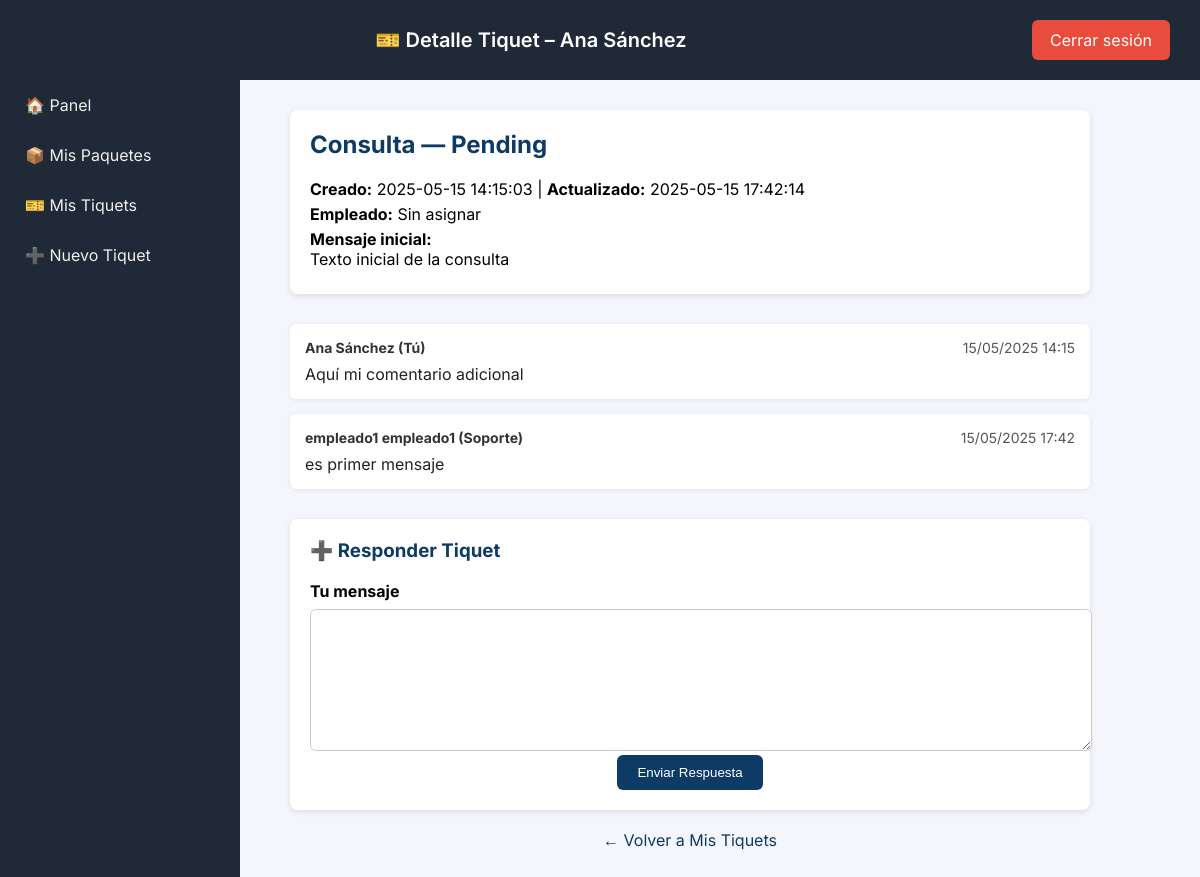
The app's page /area-clientes/client/ticket_detail.php?id=26 (signed in) with its own data.
### tables this page shows
CREATE TABLE `client` (
  `client_id` int NOT NULL AUTO_INCREMENT,
  `name` varchar(100) NOT NULL,
  `surname` varchar(100) NOT NULL,
  `email` varchar(100) NOT NULL,
  `password_hash` varchar(255) NOT NULL,
  `phone` varchar(20) DEFAULT NULL,
  `rolID` int DEFAULT NULL,
  `townID` int DEFAULT NULL,
  `gender` enum('Male','Female','Other') DEFAULT NULL,
  `profile_picture` varchar(255) DEFAULT NULL,
  `status` enum('Active','Inactive') NOT NULL DEFAULT 'Active',
  `created_at` timestamp NULL DEFAULT CURRENT_TIMESTAMP,
  `updated_at` timestamp NULL DEFAULT CURRENT_TIMESTAMP ON UPDATE CURRENT_TIMESTAMP,
  `isactive` tinyint(1) DEFAULT '1',
  `last_login` timestamp NULL DEFAULT NULL,
  PRIMARY KEY (`client_id`),
  UNIQUE KEY `email` (`email`),
  KEY `rolID` (`rolID`),
  KEY `townID` (`townID`),
  CONSTRAINT `client_ibfk_1` FOREIGN KEY (`rolID`) REFERENCES `rol` (`rolID`) ON DELETE SET NULL,
  CONSTRAINT `client_ibfk_2` FOREIGN KEY (`townID`) REFERENCES `location` (`townID`) ON DELETE SET NULL
);

CREATE TABLE `ticket` (
  `ticketID` int NOT NULL AUTO_INCREMENT,
  `client_id` int NOT NULL,
  `employee_id` int DEFAULT NULL,
  `packageID` int DEFAULT NULL,
  `status` enum('Resolved','Pending','In Progress') NOT NULL DEFAULT 'Pending',
  `categoria` enum('Incidencias','Reclamaciones','Consulta','Info') NOT NULL DEFAULT 'Incidencias',
  `message` text,
  `created_at` timestamp NULL DEFAULT CURRENT_TIMESTAMP,
  `updated_at` timestamp NULL DEFAULT CURRENT_TIMESTAMP ON UPDATE CURRENT_TIMESTAMP,
  PRIMARY KEY (`ticketID`),
  KEY `client_id` (`client_id`),
  KEY `employee_id` (`employee_id`),
  KEY `packageID` (`packageID`),
  KEY `idx_ticket_pending_created` (`status`,`created_at`),
  KEY `idx_ticket_upd_desc` (`status`,`updated_at`),
  KEY `idx_ticket_client_inprog` (`status`,`updated_at`),
  KEY `idx_ticket_client_pending` (`status`,`created_at`),
  KEY `idx_ticket_client_resolved` (`status`,`updated_at`),
  CONSTRAINT `ticket_ibfk_1` FOREIGN KEY (`client_id`) REFERENCES `client` (`client_id`) ON DELETE CASCADE,
  CONSTRAINT `ticket_ibfk_2` FOREIGN KEY (`employee_id`) REFERENCES `employee` (`employee_id`) ON DELETE CASCADE,
  CONSTRAINT `ticket_ibfk_3` FOREIGN KEY (`packageID`) REFERENCES `package` (`packageID`) ON DELETE CASCADE
);

CREATE TABLE `message` (
  `messageID` int NOT NULL AUTO_INCREMENT,
  `ticketID` int NOT NULL,
  `client_id` int DEFAULT NULL,
  `employee_id` int DEFAULT NULL,
  `message_text` varchar(500) NOT NULL,
  `created_at` timestamp NULL DEFAULT CURRENT_TIMESTAMP,
  `updated_at` timestamp NULL DEFAULT CURRENT_TIMESTAMP ON UPDATE CURRENT_TIMESTAMP,
  PRIMARY KEY (`messageID`),
  KEY `client_id` (`client_id`),
  KEY `employee_id` (`employee_id`),
  KEY `ticketID` (`ticketID`),
  CONSTRAINT `message_ibfk_1` FOREIGN KEY (`client_id`) REFERENCES `client` (`client_id`) ON DELETE CASCADE,
  CONSTRAINT `message_ibfk_2` FOREIGN KEY (`employee_id`) REFERENCES `employee` (`employee_id`) ON DELETE CASCADE,
  CONSTRAINT `message_ibfk_3` FOREIGN KEY (`ticketID`) REFERENCES `ticket` (`ticketID`) ON DELETE CASCADE
);

CREATE TABLE `employee` (
  `employee_id` int NOT NULL AUTO_INCREMENT,
  `name` varchar(100) NOT NULL,
  `surname` varchar(100) NOT NULL,
  `email` varchar(100) NOT NULL,
  `password_hash` varchar(255) NOT NULL,
  `phone` varchar(20) DEFAULT NULL,
  `rolID` int DEFAULT NULL,
  `warehouseID` int DEFAULT NULL,
  `townID` int DEFAULT NULL,
  `gender` enum('Male','Female','Other') DEFAULT NULL,
  `profile_picture` varchar(255) DEFAULT NULL,
  `status` enum('Active','Inactive') NOT NULL DEFAULT 'Active',
  `created_at` timestamp NULL DEFAULT CURRENT_TIMESTAMP,
  `updated_at` timestamp NULL DEFAULT CURRENT_TIMESTAMP ON UPDATE CURRENT_TIMESTAMP,
  `isactive` tinyint(1) DEFAULT '1',
  `last_login` timestamp NULL DEFAULT NULL,
  `fleetID` int DEFAULT NULL,
  PRIMARY KEY (`employee_id`),
  UNIQUE KEY `email` (`email`),
  KEY `rolID` (`rolID`),
  KEY `townID` (`townID`),
  KEY `fk_fleet_employee` (`fleetID`),
  CONSTRAINT `employee_ibfk_1` FOREIGN KEY (`rolID`) REFERENCES `rol` (`rolID`) ON DELETE SET NULL,
  CONSTRAINT `employee_ibfk_2` FOREIGN KEY (`townID`) REFERENCES `location` (`townID`) ON DELETE SET NULL,
  CONSTRAINT `fk_fleet_employee` FOREIGN KEY (`fleetID`) REFERENCES `fleet` (`fleetID`) ON DELETE SET NULL
);

### area-clientes/client/ticket_detail.php (the view, shortened to what this page needs)
<?php
require_once '../db.php';
$client_id = $_SESSION['user_id'];
$stmtClient = $pdo->prepare("SELECT name, surname FROM client WHERE client_id = ?");
$stmtClient->execute([$client_id]);
$client = $stmtClient->fetch();
$id = isset($_GET['id']) ? (int)$_GET['id'] : 0;
$stmt = $pdo->prepare("
    SELECT t.*,
           e.name AS emp_name, e.surname AS emp_surname
    FROM ticket t
    LEFT JOIN employee e ON t.employee_id = e.employee_id
    WHERE t.ticketID = ? AND t.client_id = ?
");
$stmt->execute([$id, $client_id]);
$ticket = $stmt->fetch(PDO::FETCH_ASSOC);
$msgStmt = $pdo->prepare("
    SELECT m.*,
           c.name AS client_name, c.surname AS client_surname,
           e.name AS emp_name,    e.surname AS emp_surname
    FROM message m
    LEFT JOIN client   c ON m.client_id   = c.client_id
    LEFT JOIN employee e ON m.employee_id = e.employee_id
    WHERE m.ticketID = ?
    ORDER BY m.created_at ASC
");
$msgStmt->execute([$id]);
$messages = $msgStmt->fetchAll(PDO::FETCH_ASSOC);
?>
<!DOCTYPE html>
<html lang="es">
<head>
</head>
<body>
<header>
  <h1>🎫 Detalle Tiquet – <?= htmlspecialchars($client['name'].' '.$client['surname']) ?></h1>
  <a href="../logout.php" class="logout">Cerrar sesión</a>
</header>
<div class="sidebar">
  <a href="dashboard.php">🏠 Panel</a>
  <a href="my_packages.php">📦 Mis Paquetes</a>
  <a href="my_tickets.php">🎫 Mis Tiquets</a>
  <a href="ticket_create.php">➕ Nuevo Tiquet</a>
</div>
<div class="content">
  <div class="ticket-info">
    <h2><?= htmlspecialchars($ticket['categoria']) ?> — <?= htmlspecialchars($ticket['status']) ?></h2>
    <p><strong>Creado:</strong> <?= htmlspecialchars($ticket['created_at']) ?> | <strong>Actualizado:</strong> <?= htmlspecialchars($ticket['updated_at']) ?></p>
    <p><strong>Empleado:</strong> <?= $ticket['emp_name'] ? htmlspecialchars($ticket['emp_name'].' '.$ticket['emp_surname']) : 'Sin asignar' ?></p>
    <p><strong>Mensaje inicial:</strong><br><?= nl2br(htmlspecialchars($ticket['message'])) ?></p>
  </div>
  <ul class="messages">
    <?php if (empty($messages)): ?>
      <li>No hay mensajes aún.</li>
    <?php else: foreach ($messages as $m):
      $autor = $m['client_id']
        ? htmlspecialchars($m['client_name'].' '.$m['client_surname'].' (Tú)')
        : htmlspecialchars($m['emp_name'].' '.$m['emp_surname'].' (Soporte)');
      $fecha = date('d/m/Y H:i', strtotime($m['created_at']));
    ?>
      <li>
        <div class="msg-header">
          <strong><?= $autor ?></strong>
          <span style="float:right;"><?= $fecha ?></span>
        </div>
        <div class="msg-text"><?= nl2br(htmlspecialchars($m['message_text'])) ?></div>
      </li>
    <?php endforeach; endif; ?>
  </ul>
  <div class="add-msg">
    <h3>➕ Responder Tiquet</h3>
    <form method="post">
      <label for="message_text">Tu mensaje</label>
      <textarea name="message_text" id="message_text" required><?= htmlspecialchars($_POST['message_text'] ?? '') ?></textarea>
      <button type="submit">Enviar Respuesta</button>
    </form>
  </div>
  <a href="my_tickets.php" class="back-link">← Volver a Mis Tiquets</a>
</div>
</body>
</html>

### area-clientes/client/ticket_detail.php (style rules this page uses)
body { font-family:'Inter',sans-serif; background:#f4f6fb; margin:0; }
header { background:#1f2937; color:white; padding:20px 30px; display:flex; justify-content:space-between; align-items:center; }
header h1 { font-size:20px; font-weight:600; margin:0; flex:1; text-align:center; }
.logout { background:#e74c3c; color:white; padding:10px 18px; border:none; border-radius:6px; text-decoration:none; }
.sidebar { width:240px; height:100vh; background:#1f2937; color:white; position:fixed; top:0; left:0; padding-top:80px; }
.sidebar a { display:block; color:#eee; padding:15px 25px; text-decoration:none; transition:background .2s; }
.content { margin-left:260px; padding:30px; max-width:800px; }
.ticket-info { background:white; padding:20px; border-radius:8px; box-shadow:0 2px 6px rgba(0,0,0,0.1); margin-bottom:30px; }
.ticket-info h2 { margin-top:0; color:#0d3b66; }
.ticket-info p { margin:5px 0; }
.messages { list-style:none; padding:0; margin:0 0 30px; }
.messages li { background:white; padding:15px; border-radius:6px; box-shadow:0 1px 4px rgba(0,0,0,0.08); margin-bottom:15px; }
.msg-header { font-size:14px; color:#555; margin-bottom:8px; }
.msg-header strong { color:#333; }
.msg-text { font-size:16px; color:#222; white-space:pre-wrap; }
.add-msg { background:white; padding:20px; border-radius:8px; box-shadow:0 2px 6px rgba(0,0,0,0.1); }
.add-msg h3 { margin-top:0; color:#0d3b66; }
.add-msg label { display:block; margin-bottom:8px; font-weight:bold; }
.add-msg textarea { width:100%; height:120px; padding:10px; border:1px solid #ccc; border-radius:6px; font-family:'Inter'; }
.add-msg button { display:block; margin:0 auto; padding:10px 20px; background:#0d3b66; color:white; border:none; border-radius:6px; cursor:pointer; }
.back-link { display:block; text-align:center; margin-top:20px; color:#0d3b66; text-decoration:none; }

### records on screen
client: name+surname "Ana Sánchez"
ticket: categoria "Consulta", status "Pending", created_at "2025-05-15 14:15:03", updated_at "2025-05-15 17:42:14", message "Texto inicial de la consulta"
message: client.surname "Ana Sánchez (Tú)", created_at "15/05/2025 14:15", message_text "Aquí mi comentario adicional"
message: client.surname "empleado1 empleado1 (Soporte)", created_at "15/05/2025 17:42", message_text "es primer mensaje"
